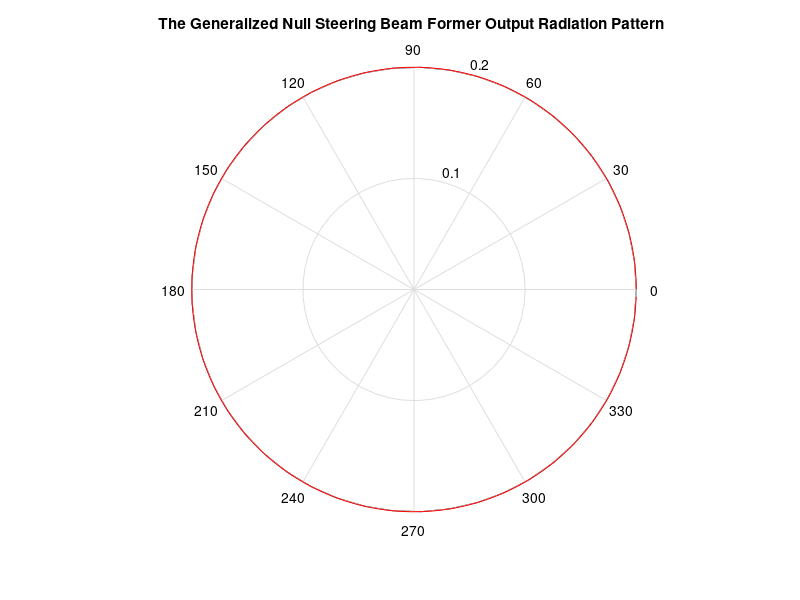

Here is the MATLAB script that generated this plot:
%This Program is Designed for Calculation of A Generalized Null Steering Broadside Beam former Weights Vector
%General Antenna Array Specifications
%Program assumes that all atnennas are the same legnth from reference
%antenna
clc
clear all
clf
close all
a = input ('The Number of Array Elements : ') ;
d = input ('The Separation Distance Between Elements : ') ; %meters
f = input ('The Operation Frequency : ') ; % in Hz
%Input Received Signals Arrival
b = input ('The Angle of Incidence of The Desired Source Signal in Degrees: ') ; 
for I = 1 : a-1
    A(I) = input ('The Angle of Incidence of the Undesired Interference Source Signal in Degrees: ') ;
end
c = 299792458; %m/s
lamda = c/f; %meters

%Estimation of The Weight Vector of A Null Steering Beamformer
for I = 1 : a
    for J = 1 : a
        if I ==1
            S ( I , J ) = exp ( i*( 2*pi*d*( J-1 )*cosd( b ))/lamda) ;
            Z ( I ) = 1 ;
        else  
            S ( I , J ) = exp ( i*(2*pi*d*( J-1 )*cosd( A(I-1) ))/lamda)  ;
            Z ( I )= 0 ;
        end
    end
end
W = ( pinv ( S ) * Z' ) ;
%Plot of The Output Radiation Pattern
t = 0 : 0.05 : 2*pi ;
M = 0 ;
for I = 1 : a
    H = exp ( i*(2*pi*d*( I-1 )*cos( t ))/lamda)  ;
    M = M + ( H * W(I) ) ;
end
M = abs ( M ) ;
polar( t , M , '-r' ) , title ( 'The Generalized Null Steering Beam Former Output Radiation Pattern ') , grid on ;